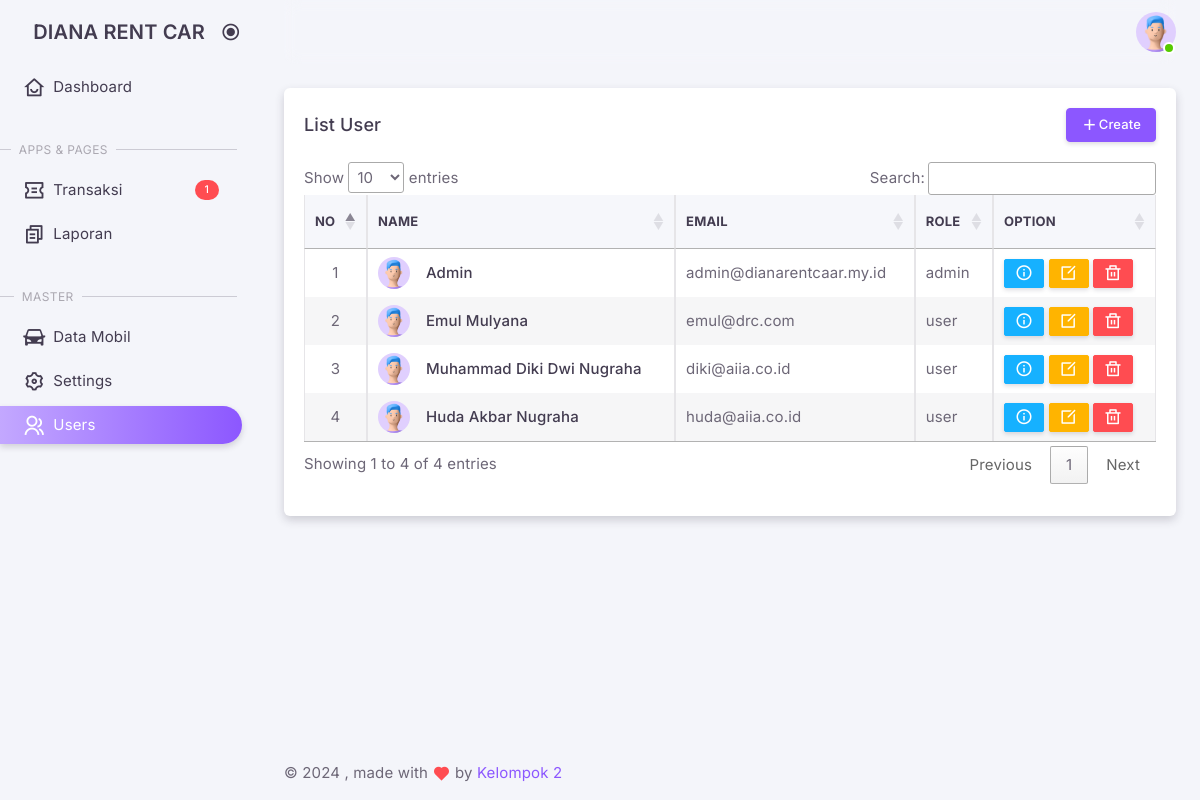
/admin/?views=user_list (signed in), run on the app's committed database.
### tables this page shows
CREATE TABLE IF NOT EXISTS `users` (
  `id` int NOT NULL AUTO_INCREMENT,
  `uuid` varchar(40) NOT NULL,
  `name` varchar(100) NOT NULL,
  `email` varchar(100) NOT NULL,
  `phone_number` varchar(15) DEFAULT NULL,
  `role` enum('admin','driver','user') NOT NULL DEFAULT 'user',
  `password` varchar(255) NOT NULL,
  `code` varchar(50) DEFAULT NULL,
  `is_verified` int DEFAULT NULL,
  `created_at` timestamp NULL DEFAULT CURRENT_TIMESTAMP,
  `updated_at` timestamp NULL DEFAULT CURRENT_TIMESTAMP ON UPDATE CURRENT_TIMESTAMP,
  PRIMARY KEY (`id`),
  UNIQUE KEY `email` (`email`),
  UNIQUE KEY `phone_number` (`phone_number`)
);

### classes/User.php (called while the page is built, shortened)
<?php
class User
{
    private $conn;
    private $table = 'users';
    public function __construct()
    {
        $db = new Database();
        $this->conn = $db->connect();
    }
    public function list()
    {
        $query = "SELECT * FROM " . $this->table;
        $stmt = $this->conn->query($query);
        return $stmt->fetchAll(PDO::FETCH_ASSOC);
    }
}

### classes/DatabaseExample.php (called while the page is built, shortened)
<?php
class Database
{
    private $host = 'localhost';
    private $db_name = 'dianarentcar';
    private $username = 'root';
    private $password = '';
    public function connect()
    {
        $this->conn = null;
        try {
            $this->conn = new PDO("mysql:host=" . $this->host . ";dbname=" . $this->db_name, $this->username, $this->password);
            $this->conn->setAttribute(PDO::ATTR_ERRMODE, PDO::ERRMODE_EXCEPTION);
        } catch (PDOException $e) {
            echo "Connection Error: " . $e->getMessage();
        }
        return $this->conn;
    }
}

### admin/pages/user/list.php (the view, shortened to what this page needs)
<?php
require_once '../classes/User.php';
$userModel = new User();
$users = $userModel->list();
$no = 1;
?>
<div class="container-xxl flex-grow-1 container-p-y">
    <div class="row gy-6">
        <div class="col-12">
            <div class="card overflow-hidden">
                <div class="card-header d-flex justify-content-between align-items-center">
                    <h5 class="mb-0">List User</h5>
                    <small class="text-body float-end">
                        <a href="?views=user_create" class="btn btn-primary btn-sm"><i class="ri-add-fill"></i>Create</a>
                    </small>
                </div>
                <div class="table-responsive" style="padding: 0 1.25rem 2rem 1.25rem;">
                    <table id="userTable" class="table table-bordered table-striped table-sm" width="100%">
                        <thead>
                            <tr>
                                <th>No</th>
                                <th>Name</th>
                                <th>Email</th>
                                <th>Role</th>
                                <th>Option</th>
                            </tr>
                        </thead>
                        <tbody>
                            <?php foreach ($users as $user): ?>
                                <tr>
                                    <td class="text-center"><?php echo $no++; ?></td>
                                    <td>
                                        <div class="d-flex align-items-center">
                                            <div class="avatar avatar-sm me-4">
                                                <img src="../assets/img/avatars/1.png" alt="Avatar" class="rounded-circle" />
                                            </div>
                                            <div>
                                                <h6 class="mb-0 text-truncate"><?php echo htmlspecialchars($user['name']); ?></h6>
                                            </div>
                                        </div>
                                    </td>
                                    <td><?php echo htmlspecialchars($user['email']); ?></td>
                                    <td><?php echo htmlspecialchars($user['role']); ?></td>
                                    <td>
                                        <a href="?views=user_detail&uuid=<?php echo urlencode($user['uuid']); ?>" class="btn btn-info btn-xs" data-toggle="tooltip"
                                            title="Detail">
                                            <i class="ri-information-line"></i>
                                        </a>
                                        <a href="index.php?views=user_edit&uuid=<?php echo urlencode($user['uuid']); ?>" class="btn btn-warning btn-xs" data-toggle="tooltip"
                                            title="Edit">
                                            <i class="ri-edit-box-line"></i>
                                        </a>
                                        <button type="button" class="btn btn-danger btn-xs" data-bs-toggle="modal" data-bs-target="#deleteModal"
                                            data-delete-url="../backend/user/delete.php?uuid=<?php echo urlencode($user['uuid']); ?>" data-toggle="tooltip"
                                            title="Delete">
                                            <i class="ri-delete-bin-line"></i>
                                        </button>
                                    </td>
                                </tr>
                            <?php endforeach; ?>
                        </tbody>
                    </table>
                </div>
            </div>
        </div>
    </div>
</div>

### data on the page
users: name "Admin", email "admin@dianarentcaar.my.id", role "admin"
users: name "Emul Mulyana", email "emul@drc.com", role "user"
users: name "Muhammad Diki Dwi Nugraha", email "diki@aiia.co.id", role "user"
users: name "Huda Akbar Nugraha", email "huda@aiia.co.id", role "user"
